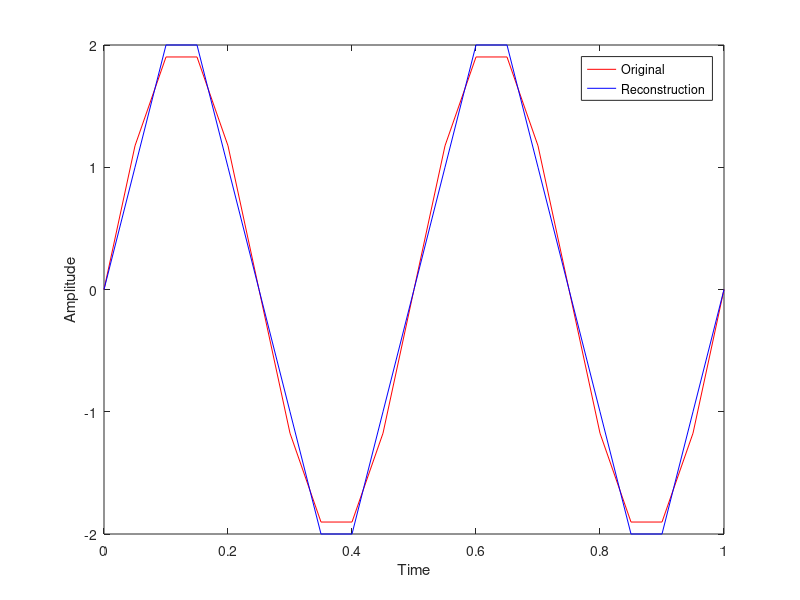

The MATLAB source for this figure:
%% Pulse code modulation

%% Analog Signal
f = 2;
fs = 10*f; %sampling frq
t = 0:1/fs:1;
a = 2;
x = a*sin(2*pi*f*t);

%% Level Shifting
x1 = x+a;

%% Quantisation
q_op = round(x1);

%% Decimal to Binary
enco = dec2bin(q_op);

%% PCM Receiver
deco = bin2dec(enco);

%%SHifting to original aplitude level 
xr = deco-a;

%% plots
plot(t,x,'r',t,xr,'b');
xlabel("Time");
ylabel("Amplitude");
legend("Original", "Reconstruction");
